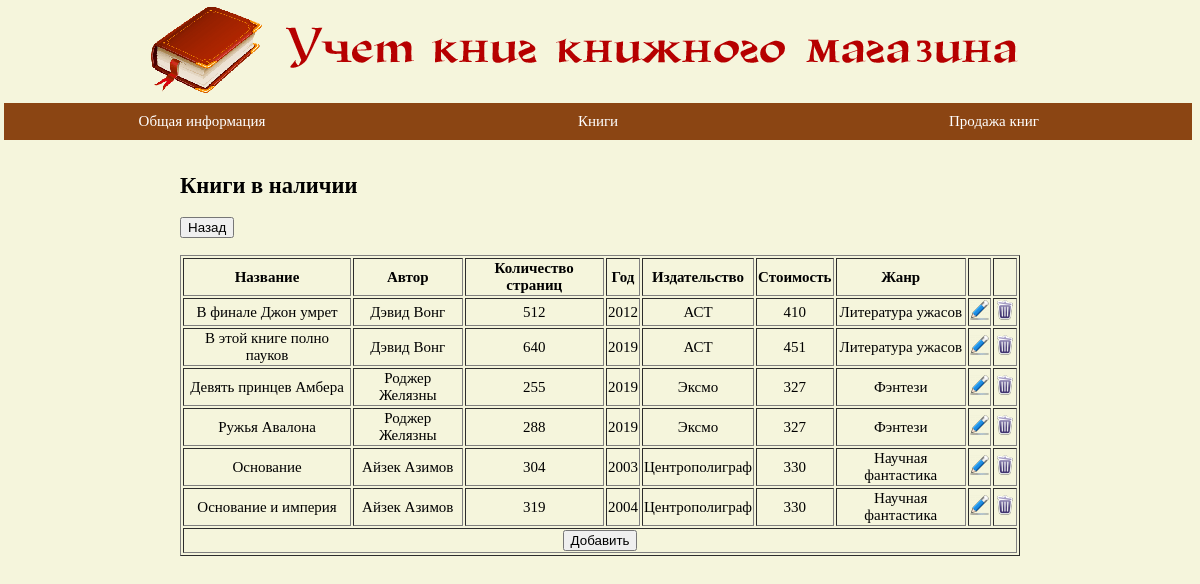
Screenshot of /BOOKSTORE/book.php with the database file from the repository.
### tables this page shows
CREATE TABLE `book` (
  `id_book` int(11) NOT NULL,
  `name_book` varchar(100) NOT NULL,
  `author` varchar(100) NOT NULL,
  `pages` int(11) NOT NULL,
  `year` year(4) NOT NULL,
  `publisher` varchar(100) NOT NULL,
  `price` int(11) NOT NULL,
  `id_genre` int(11) NOT NULL
);

CREATE TABLE `genre` (
  `id_genre` int(11) NOT NULL,
  `name_genre` varchar(100) NOT NULL
);

### BOOKSTORE/book.php (the view, shortened to what this page needs)
<!DOCTYPE html>
<html>
	<head>
		<link rel="stylesheet" href="css/styles.css">
	</head>
	<body>
		<?php
			require_once 'login.php';
			switch ( $_GET["action"] )
			{
				case "showlist":
					show_list($link); break;
			}
			function show_list($link)
			{
				global $link;
				$query = 'SELECT * FROM book INNER JOIN genre ON book.id_genre = genre.id_genre';
				$res = mysqli_query( $link, $query ) or die("Ошибка " . mysqli_error($link));
				echo '<div class="d_cont">';
				echo '<h2>Книги в наличии</h2>';
				echo '<button type="button" onClick="history.back();">Назад</button><br>';
				echo '<br><table border="1">';
				echo '<tr align="center"><th>Название</th><th>Автор</th><th>Количество страниц</th>
					<th>Год</th><th>Издательство</th><th>Стоимость</th><th>Жанр</th><th></th><th></th></tr>';
				while ( $item = mysqli_fetch_array( $res ) )
				{
					echo '<tr align="center" class="tb1">';
					echo '<td>'.$item['name_book'].'</td>';
					echo '<td>'.$item['author'].'</td>';
					echo '<td>'.$item['pages'].'</td>';
					echo '<td>'.$item['year'].'</td>';
					echo '<td>'.$item['publisher'].'</td>';
					echo '<td>'.$item['price'].'</td>';
					echo '<td>'.$item['name_genre'].'</td>';
					echo '<td><a href="'.$_SERVER['PHP_SELF'].'?action=editform&id_book='.$item['id_book'].'"><img src="img/edit.png" title="Редактировать"></a</td>';
					echo '<td><a href="'.$_SERVER['PHP_SELF'].'?action=delete&id_book='.$item['id_book'].'"><img src="img/drop.png" title="Удалить"></a></td>';
					echo '</tr>';
				}
				echo '<tr align="center">
					  <td colspan=9>
						<a href="'.$_SERVER['PHP_SELF'].'?action=addform"><button type="button">Добавить</button></a>
					  </td>
					  </tr>';
				echo '</table>';
				echo '</div>';
			}
		?>
	</body>
</html>

### BOOKSTORE/css/styles.css (style rules this page uses)
.d_banner { margin-top: 5px; }
.d_menu { width: 100%; margin: 4px; }
.d_cont { padding-top: 10px; margin: 0 15% 0 15%; width: 70%; }
body { margin: 0px; padding: 0px; font: 15px Georgia; background-color: Beige; width: 100%; }
ul { list-style: none; display: block; margin: 0px; padding: 0px; width: 100%; }
ul:after { display: block; float: none; content: ' '; clear: both; }
ul.menu > li { float: left; position: relative; width: 33%; }
ul.menu > li > a { display: block; color: #fff; padding: 10px; text-decoration: none; background-color: SaddleBrown; text-align: center; }

### rows the page displays
book: name_book "В финале Джон умрет", author "Дэвид Вонг", pages "512", year "2012", publisher "АСТ", price "410", id_genre.name_genre "Литература ужасов"
book: name_book "В этой книге полно пауков", author "Дэвид Вонг", pages "640", year "2019", publisher "АСТ", price "451", id_genre.name_genre "Литература ужасов"
book: name_book "Девять принцев Амбера", author "Роджер Желязны", pages "255", year "2019", publisher "Эксмо", price "327", id_genre.name_genre "Фэнтези"
book: name_book "Ружья Авалона", author "Роджер Желязны", pages "288", year "2019", publisher "Эксмо", price "327", id_genre.name_genre "Фэнтези"
book: name_book "Основание", author "Айзек Азимов", pages "304", year "2003", publisher "Центрополиграф", price "330", id_genre.name_genre "Научная фантастика"
book: name_book "Основание и империя", author "Айзек Азимов", pages "319", year "2004", publisher "Центрополиграф", price "330", id_genre.name_genre "Научная фантастика"
